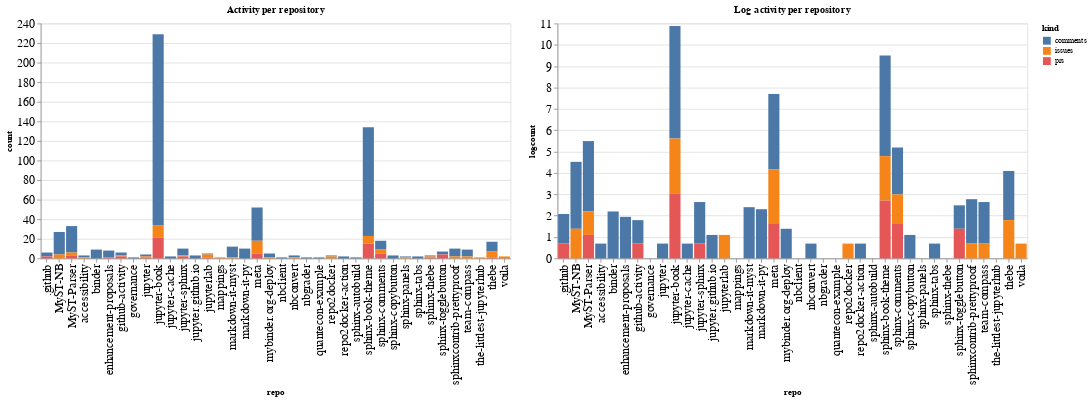

Here is the notebook cell this chart was saved with:
### Code cell
ch1 = alt.Chart(repo_summaries, width=600, title="Activity per repository").mark_bar().encode(
    x='repo',
    y='count',
    color='kind',
    tooltip="kind"
)

ch2 = alt.Chart(repo_summaries, width=600, title="Log activity per repository").mark_bar().encode(
    x='repo',
    y='logcount',
    color='kind',
    tooltip="kind"
)

ch1 | ch2

### Figure 1 — Vega-Lite specification as saved in the notebook (floating-point values rounded to 4 significant figures)
{"config": {"axisLeft": {"labelFontSize": 15}, "axisBottom": {"labelFontSize": 15}}, "hconcat": [{"mark": "bar", "encoding": {"color": {"type": "nominal", "field": "kind"}, "tooltip": {"type": "nominal", "field": "kind"}, "x": {"type": "nominal", "field": "repo"}, "y": {"type": "quantitative", "field": "count"}}, "title": "Activity per repository", "width": 600}, {"mark": "bar", "encoding": {"color": {"type": "nominal", "field": "kind"}, "tooltip": {"type": "nominal", "field": "kind"}, "x": {"type": "nominal", "field": "repo"}, "y": {"type": "quantitative", "field": "logcount"}}, "title": "Log activity per repository", "width": 600}], "data": {"name": "data-7d26d26688b990807d558ef28f84ca30"}, "$schema": "https://vega.github.io/schema/vega-lite/v4.8.1.json", "datasets": {"data-7d26d26688b990807d558ef28f84ca30": [{"repo": ".github", "kind": "comments", "count": 4, "logcount": 1.386}, {"repo": ".github", "kind": "prs", "count": 2, "logcount": 0.6931}, {"repo": "MyST-NB", "kind": "comments", "count": 23, "logcount": 3.135}, {"repo": "MyST-NB", "kind": "issues", "count": 4, "logcount": 1.386}, {"repo": "MyST-Parser", "kind": "comments", "count": 27, "logcount": 3.296}, {"repo": "MyST-Parser", "kind": "issues", "count": 3, "logcount": 1.099}, {"repo": "MyST-Parser", "kind": "prs", "count": 3, "logcount": 1.099}, {"repo": "accessibility", "kind": "comments", "count": 2, "logcount": 0.6931}, {"repo": "accessibility", "kind": "issues", "count": 1, "logcount": 0.0}, {"repo": "binder", "kind": "comments", "count": 9, "logcount": 2.197}, {"repo": "enhancement-proposals", "kind": "comments", "count": 7, "logcount": 1.946}, {"repo": "enhancement-proposals", "kind": "prs", "count": 1, "logcount": 0.0}, {"repo": "github-activity", "kind": "comments", "count": 3, "logcount": 1.099}, {"repo": "github-activity", "kind": "issues", "count": 1, "logcount": 0.0}, {"repo": "github-activity", "kind": "prs", "count": 2, "logcount": 0.6931}, {"repo": "governance", "kind": "comments", "count": 1, "logcount": 0.0}, {"repo": "jupyter", "kind": "comments", "count": 2, "logcount": 0.6931}, {"repo": "jupyter", "kind": "issues", "count": 1, "logcount": 0.0}, {"repo": "jupyter", "kind": "prs", "count": 1, "logcount": 0.0}, {"repo": "jupyter-book", "kind": "comments", "count": 195, "logcount": 5.273}, {"repo": "jupyter-book", "kind": "issues", "count": 13, "logcount": 2.565}, {"repo": "jupyter-book", "kind": "prs", "count": 21, "logcount": 3.045}, {"repo": "jupyter-cache", "kind": "comments", "count": 2, "logcount": 0.6931}, {"repo": "jupyter-sphinx", "kind": "comments", "count": 7, "logcount": 1.946}, {"repo": "jupyter-sphinx", "kind": "issues", "count": 1, "logcount": 0.0}, {"repo": "jupyter-sphinx", "kind": "prs", "count": 2, "logcount": 0.6931}, {"repo": "jupyter.github.io", "kind": "comments", "count": 3, "logcount": 1.099}, {"repo": "jupyterlab", "kind": "comments", "count": 1, "logcount": 0.0}, {"repo": "jupyterlab", "kind": "issues", "count": 3, "logcount": 1.099}, {"repo": "jupyterlab", "kind": "prs", "count": 1, "logcount": 0.0}, {"repo": "mappings", "kind": "issues", "count": 1, "logcount": 0.0}, {"repo": "markdown-it-myst", "kind": "comments", "count": 11, "logcount": 2.398}, {"repo": "markdown-it-myst", "kind": "issues", "count": 1, "logcount": 0.0}, {"repo": "markdown-it-py", "kind": "comments", "count": 10, "logcount": 2.303}, {"repo": "meta", "kind": "comments", "count": 34, "logcount": 3.526}, {"repo": "meta", "kind": "issues", "count": 13, "logcount": 2.565}, {"repo": "meta", "kind": "prs", "count": 5, "logcount": 1.609}, {"repo": "mybinder.org-deploy", "kind": "comments", "count": 4, "logcount": 1.386}, {"repo": "mybinder.org-deploy", "kind": "issues", "count": 1, "logcount": 0.0}, {"repo": "nbclient", "kind": "comments", "count": 1, "logcount": 0.0}, {"repo": "nbconvert", "kind": "comments", "count": 2, "logcount": 0.6931}, {"repo": "nbconvert", "kind": "issues", "count": 1, "logcount": 0.0}, {"repo": "nbgrader", "kind": "comments", "count": 1, "logcount": 0.0}, {"repo": "quantecon-example", "kind": "comments", "count": 1, "logcount": 0.0}, {"repo": "repo2docker", "kind": "comments", "count": 1, "logcount": 0.0}, {"repo": "repo2docker", "kind": "issues", "count": 2, "logcount": 0.6931}, {"repo": "repo2docker-action", "kind": "comments", "count": 2, "logcount": 0.6931}, {"repo": "sphinx-autobuild", "kind": "comments", "count": 1, "logcount": 0.0}, {"repo": "sphinx-book-theme", "kind": "comments", "count": 111, "logcount": 4.71}, {"repo": "sphinx-book-theme", "kind": "issues", "count": 8, "logcount": 2.079}, {"repo": "sphinx-book-theme", "kind": "prs", "count": 15, "logcount": 2.708}, {"repo": "sphinx-comments", "kind": "comments", "count": 9, "logcount": 2.197}, {"repo": "sphinx-comments", "kind": "issues", "count": 4, "logcount": 1.386}, {"repo": "sphinx-comments", "kind": "prs", "count": 5, "logcount": 1.609}, {"repo": "sphinx-copybutton", "kind": "comments", "count": 3, "logcount": 1.099}, {"repo": "sphinx-panels", "kind": "comments", "count": 1, "logcount": 0.0}, {"repo": "sphinx-panels", "kind": "issues", "count": 1, "logcount": 0.0}, {"repo": "sphinx-tabs", "kind": "comments", "count": 2, "logcount": 0.6931}, {"repo": "sphinx-thebe", "kind": "comments", "count": 1, "logcount": 0.0}, {"repo": "sphinx-thebe", "kind": "issues", "count": 1, "logcount": 0.0}, {"repo": "sphinx-thebe", "kind": "prs", "count": 1, "logcount": 0.0}, {"repo": "sphinx-togglebutton", "kind": "comments", "count": 3, "logcount": 1.099}, {"repo": "sphinx-togglebutton", "kind": "prs", "count": 4, "logcount": 1.386}, {"repo": "sphinxcontrib-prettyproof", "kind": "comments", "count": 8, "logcount": 2.079}, {"repo": "sphinxcontrib-prettyproof", "kind": "issues", "count": 2, "logcount": 0.6931}, {"repo": "team-compass", "kind": "comments", "count": 7, "logcount": 1.946}, {"repo": "team-compass", "kind": "issues", "count": 2, "logcount": 0.6931}, {"repo": "the-littlest-jupyterhub", "kind": "issues", "count": 1, "logcount": 0.0}, {"repo": "thebe", "kind": "comments", "count": 10, "logcount": 2.303}, {"repo": "thebe", "kind": "issues", "count": 6, "logcount": 1.792}, {"repo": "thebe", "kind": "prs", "count": 1, "logcount": 0.0}, {"repo": "voila", "kind": "issues", "count": 2, "logcount": 0.6931}]}}
